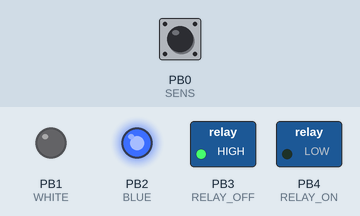
Bench run of a sketch on a simulated ATtiny85, built with avr-gcc and run on an emulated ATtiny85. On the bench: switched loads named in the sketch (green lamp = pin HIGH), output pins drawn as LEDs (lit = HIGH). The inputs (shaded band) are chosen by the test bench; at power-on: PB0 (SENS) LOW.

Above: at 3.2 s.
3.3 s: PB0 (SENS) driven HIGH
At 5.7 s:
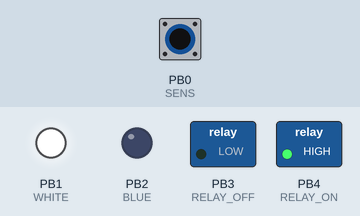
At 6.2 s:
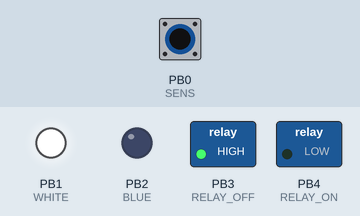
6.3 s: PB0 (SENS) pulsed LOW 5 times (0.12 s each, 0.3 s apart)
At 10.0 s:
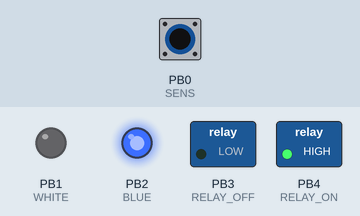
Timing chart, 0 to 11.7 s (numbered marks = the images above; inputs shaded):
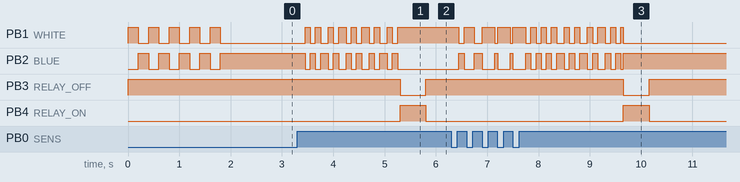

The sketch:

KSU_POWER.ino
```cpp
// Кнопка сенсорная универсальная
//
// Назначение: управление питанием принтера с помощью MKS PWC
//
// Версия кода (прошивки): 1.1.0
// Версия предыдущего кода (прошивки): 1.0.0
// Обновления:
// - в функции inv() изменено время задержки после включения реле (R_ON). Было: 1000 мс, стало: 500 мс.
// - в функции inv() перемещена строка count = 0; после выключения реле (R_OFF).
// - в цикле loop() перемещена проверка count > 40 перед вызовом функции inv().
// Ожидания на следующие версии:
// - выпиливание delay, замена его на millis

#define BLUE 2      // синий светодиод
#define WHITE 1     // белый светодиод
#define RELAY_ON 4  // порт NO на MKS PWC
#define RELAY_OFF 3 // порт NC на MKS PWC
#define SENS 0      // чтение значений с TTP223

#define W_ON digitalWrite(WHITE, LOW);
#define W_OFF digitalWrite(WHITE, HIGH);
#define B_ON digitalWrite(BLUE, LOW);
#define B_OFF digitalWrite(BLUE, HIGH);
#define RON_ON digitalWrite(RELAY_ON, HIGH);
#define RON_OFF digitalWrite(RELAY_ON, LOW);
#define ROFF_ON digitalWrite(RELAY_OFF, HIGH);
#define ROFF_OFF digitalWrite(RELAY_OFF, LOW);
#define R_ON \
  RON_ON;    \
  ROFF_OFF
#define R_OFF \
  RON_OFF;    \
  ROFF_ON

byte count = 0;
byte mod = 0;

void setup()
{
  pinMode(SENS, INPUT);
  pinMode(BLUE, OUTPUT);
  pinMode(WHITE, OUTPUT);
  pinMode(RELAY_ON, OUTPUT);
  pinMode(RELAY_OFF, OUTPUT);
  R_OFF;
  if (digitalRead(SENS))
  {
    while (1)
    {
      B_ON
          delay(250);
      B_OFF
      delay(250);
    }
  }
  for (byte i = 0; i < 5; i++)
  {
    W_OFF
    B_ON
        delay(200);
    W_ON
        B_OFF
            delay(200);
  }
  l_norm();
}

void loop()
{
  if (digitalRead(SENS))
    count++;
  if (!digitalRead(SENS))
  {
    l_norm();
    count = 0;
  }
  if (count > 0)
    mig();
  if (count > 40)
    inv();
  delay(50);
}

void inv()
{
  mod = !mod;
  l_norm();
  R_ON;
  delay(500); // время синала на MKS PWC о нажатии (500 мс = 0.5 сек)
  count = 0;
  R_OFF;
  while (digitalRead(SENS))
    ;
}

void l_norm()
{
  if (!mod)
  {
    W_ON
        B_OFF
  }
  else
  {
    W_OFF
    B_ON
  }
}

void mig()
{
  static byte fl = 0;
  static unsigned long timer = 0;
  if (timer + 100 > millis())
    return;
  if (!fl)
  {
    W_ON
        B_OFF
  }
  else
  {
    W_OFF
    B_ON
  }
  fl = !fl;
  timer = millis();
}
```

Measured:
- after the input at 3.3 s, PB1 (WHITE): alternates HIGH for 0.10 s and LOW for 0.10 s, 17 changes in all, then stays HIGH, starting after 0.15 s; PB2 (BLUE): alternates HIGH for 0.10 s and LOW for 0.10 s, 17 changes in all, then stays LOW, starting after 0.15 s
- after the input at 6.3 s, PB1 (WHITE): HIGH → LOW after 0.15 s, → HIGH 0.10 s later, → LOW 0.20 s later, → HIGH 0.15 s later, … (27 changes in this stretch); PB2 (BLUE): LOW → HIGH after 0.15 s, → LOW 0.10 s later, → HIGH 0.20 s later, → LOW 0.15 s later, … (27 changes in this stretch)
